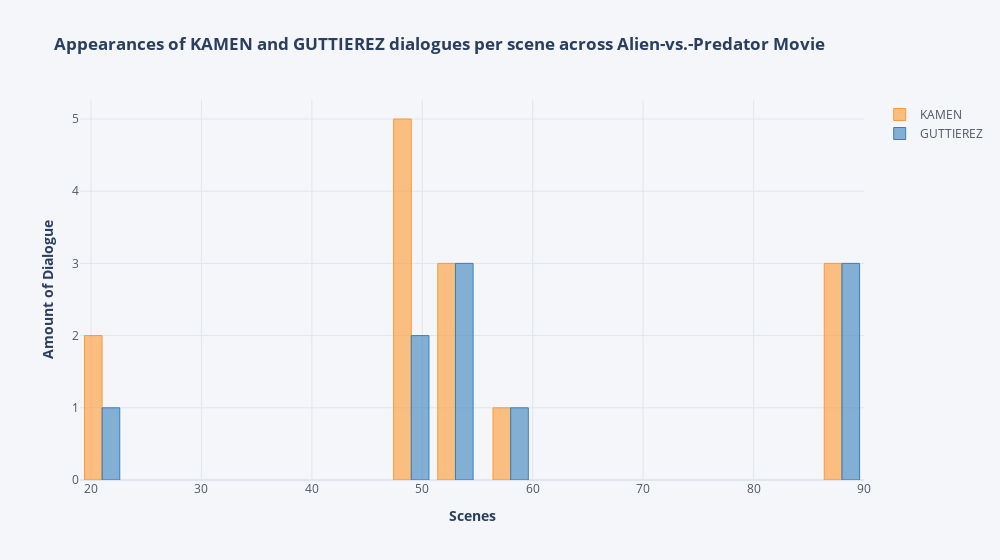

The notebook cell this image was saved under:
### Code cell
df_3_count, df_3_dialogue = dia.xter_count_perscene(movie_characters[1:3])
dia.scene_dialogue_plot(df_3_count)

### Figure 1 — Plotly figure (JSON) as saved in the notebook; plotly's stock layout.template omitted (floating-point values rounded to 4 significant figures)
{"data": [{"marker": {"color": "rgba(255, 153, 51, 0.6)", "line": {"color": "rgba(255, 153, 51, 1.0)", "width": 1}}, "name": "KAMEN", "orientation": "v", "text": "", "type": "bar", "x": [21, 49, 53, 58, 88], "y": [2, 5, 3, 1, 3]}, {"marker": {"color": "rgba(55, 128, 191, 0.6)", "line": {"color": "rgba(55, 128, 191, 1.0)", "width": 1}}, "name": "GUTTIEREZ", "orientation": "v", "text": "", "type": "bar", "x": [21, 49, 53, 58, 88], "y": [1, 2, 3, 1, 3]}], "layout": {"legend": {"bgcolor": "#F5F6F9", "font": {"color": "#4D5663"}}, "paper_bgcolor": "#F5F6F9", "plot_bgcolor": "#F5F6F9", "title": {"text": "<b> Appearances of KAMEN and GUTTIEREZ dialogues per scene across Alien-vs.-Predator Movie <b>"}, "width": 1000, "xaxis": {"dtick": 10, "gridcolor": "#E1E5ED", "showgrid": true, "tickfont": {"color": "#4D5663"}, "title": {"text": "<b> Scenes <b>"}, "zerolinecolor": "#E1E5ED"}, "yaxis": {"gridcolor": "#E1E5ED", "showgrid": true, "tickfont": {"color": "#4D5663"}, "title": {"text": "<b> Amount of Dialogue <b>"}, "zerolinecolor": "#E1E5ED"}}}
